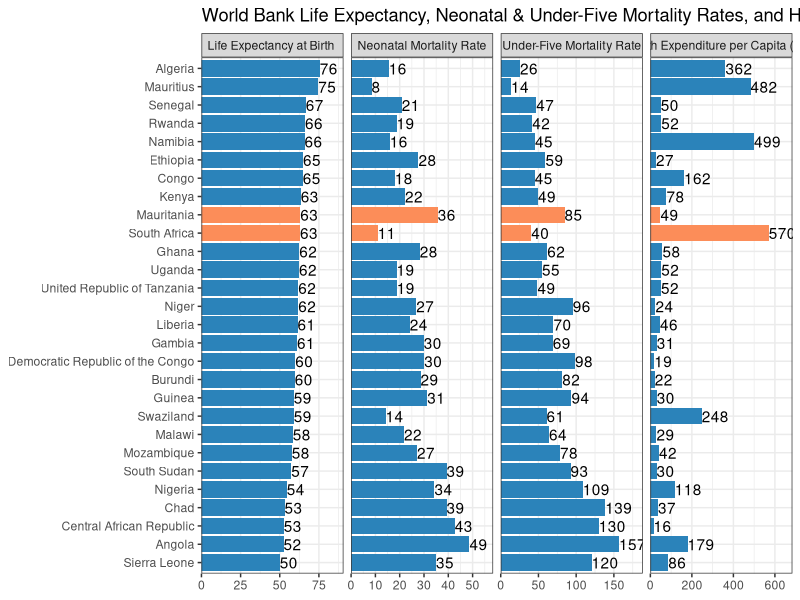

Here is the R script that generated this plot:
## ---- chunk 1
library(magrittr) #pipes
library(ggplot2) #ploting 
library(dplyr)
library(tidyr)

## ---- chunk 2
ds <- readxl::read_xlsx(path = "../2020-01-04_my-start-to-r/Tableau 10 Training Practice Data.xlsx"
                        ,sheet = "03 - WHO Life Expect & Mort"
                        )
## ---- chunk 3
varnames <-  c("who_region", "country", "year" , "sex" , "life_expect_birth" , "neo_mort"
               ,"under_five_mort" , "health_expenditure")
names(ds) <- varnames

# Order Countries based on Life Expectancy at Birth

ds$country <- factor(ds$country, levels = ds$country[order(ds$life_expect_birth)]) 

#To "Long" Form

ds1 <-  ds %>% pivot_longer(5:8)#select columns 5 throuh 8, leave new columns at default names

# Set up labels for Facet, as well as function for Facet Labeller

facet_labels <-  list(
"life_expect_birth"   = "Life Expectancy at Birth "                            
,"neo_mort"           = "Neonatal Mortality Rate"             
,"under_five_mort"    = "Under-Five Mortality Rate"
,"health_expenditure" = "Health Expenditure per Capita (US$)"  )

variable_labeller <- function(variable,value){
  return(facet_labels[value])
}


## ---- chunk 4

hightlight_countries <- (c("Mauritania", "South Africa")) 

g1 <-  ds1 %>% filter(who_region == "Africa") %>% 
  mutate(name = factor(name, levels = c("life_expect_birth" , "neo_mort"
               ,"under_five_mort" , "health_expenditure"))
         ,highlight = country %in% hightlight_countries) %>% 
  ggplot(aes(x = country, y = value, fill = highlight)) +
  geom_col(show.legend = FALSE) +
  coord_flip() +
  labs(
    title = "World Bank Life Expectancy, Neonatal & Under-Five Mortality Rates, and Health Expenditure Analysis"
    ,x  = NULL
    ,y = NULL
  ) +
  facet_grid(~name, scales = "free_x",labeller = variable_labeller) +
  theme_bw() +
  geom_text(aes(label = round(value, 0)), hjust = 0) +
  scale_y_continuous(expand = expand_scale(mult = c(0,0.2))) +
  scale_fill_manual(values = c("TRUE" = "#fc8d59", "FALSE" = "#2b83ba"))
g1
